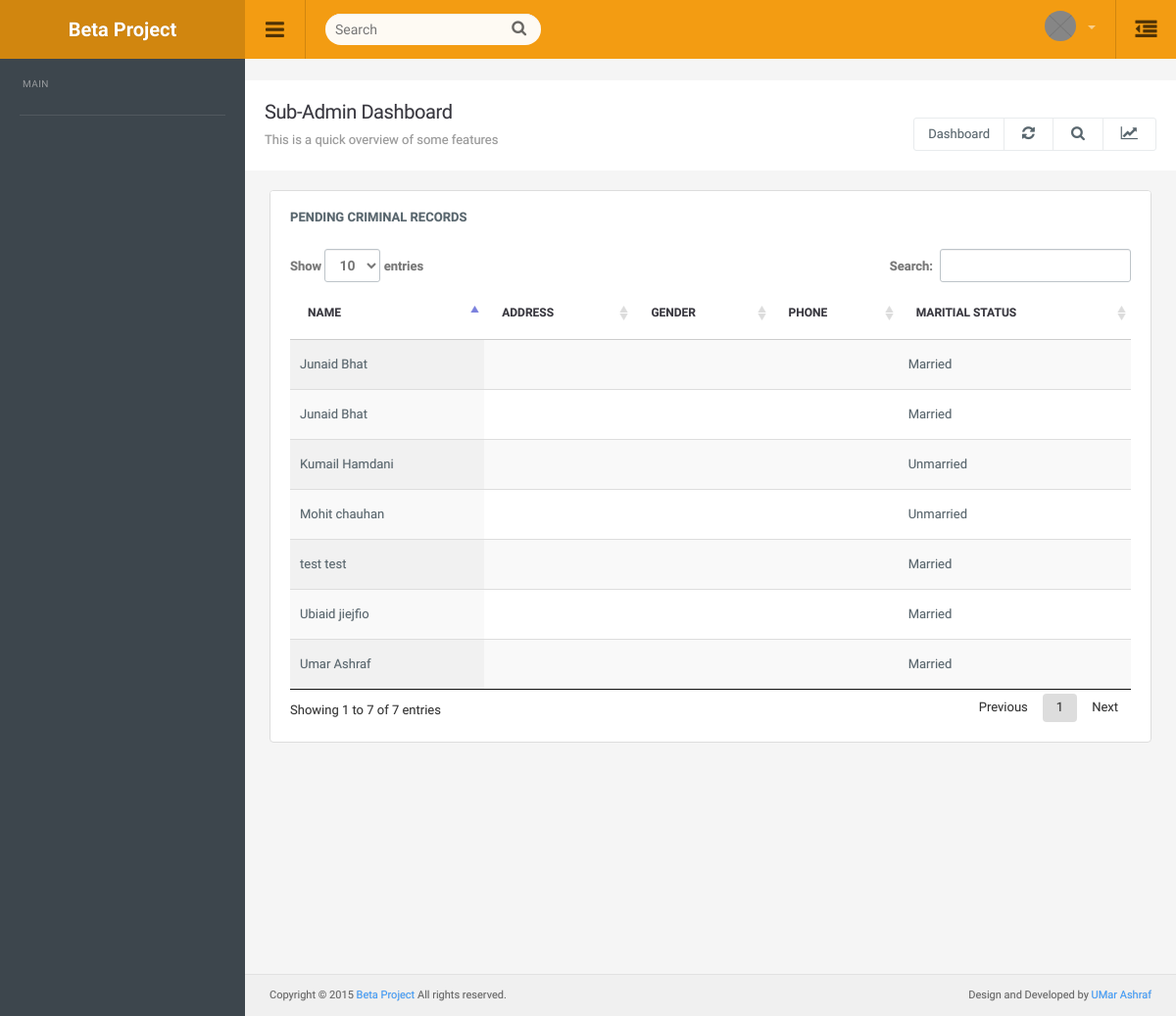
The page /pending_cases on the database as committed earlier.
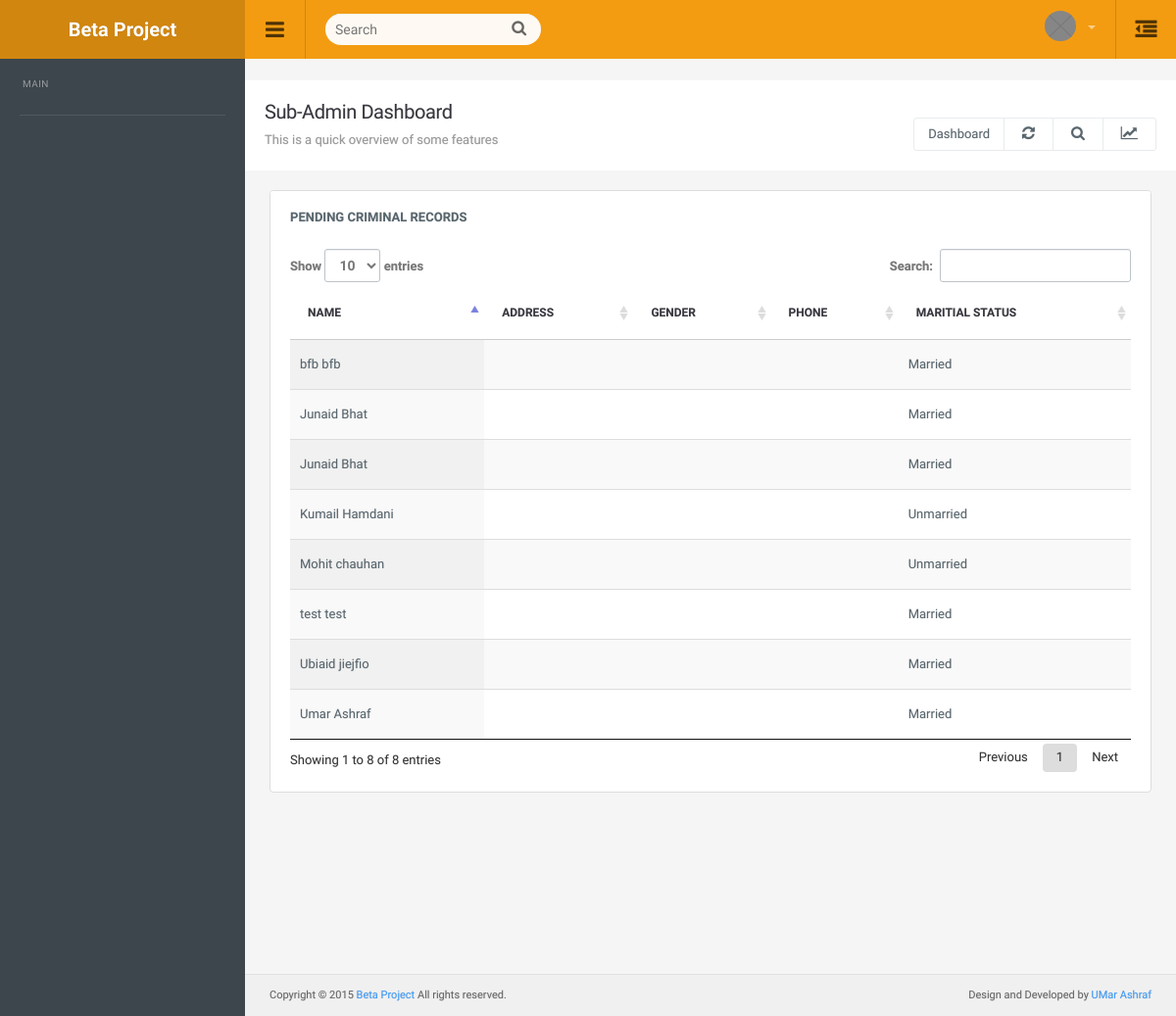
The same page on the database as committed later.
### criminals/models.py (models this page shows, shortened)
class criminal(models.Model):
    category = models.ForeignKey(criminalcategory, on_delete=models.SET_NULL, null=True)
    fname= models.CharField(max_length=50)
    lname= models.CharField(max_length=50)
    code= models.CharField(max_length=100, default = uuid.uuid4().hex[:6].upper())
    dob=models.DateField(null=True, blank=True)
    gender=models.CharField(max_length=50)
    martial_status=models.CharField(max_length=50)
    pending=models.BooleanField(default=1)
    deleted=models.BooleanField(default=0)
    interviewed =models.BooleanField(default=0)
    imprisioned = models.BooleanField(default=1)
    created_on=models.DateField(auto_now_add=True)
    updated_on=models.DateField(auto_now=True)
    tags = TaggableManager()
    def __str__(self):
        return self.fname

### criminals/views.py (the view)
# urls.py: path('pending_cases', views.pendingcases, name='pendingcases'),
def pendingcases(request):
    cri = criminal.objects.filter(pending=1)
    print(cri)
    return render(request,'pendingcases.html',{'criminal':cri})

### criminals/templates/pendingcases.html (shortened to what this page needs)
{% extends 'base.html' %}
{% load static %}
{%block body%}
    <div class="panel panel-default">
      <div class="panel-title">
        Pending Criminal Records
      </div>
      <div class="panel-body table-responsive">
          <table id="example0" class="table display">
              <thead>
                  <tr>
                    <th>Name</th>
                    <th>Address</th>
                    <th>Gender</th>
                    <th>Phone</th>
                    <th>Maritial Status</th>
                  </tr>
              </thead>
              <tbody>
                {% for c in criminal %}
                  <tr>
                    <td>{{c.fname}} {{c.lname}}</td>
                    <td>{{c.residence}}</td>
                    <td>{{c.sex}}</td>
                    <td>{{c.contact_no}}</td>
                    <td>{{c.martial_status}}</td>
                  </tr>
                  {% endfor %}
              </tbody>
          </table>
      </div>
    </div>
{%endblock body%}

### criminals/templates/base.html (shortened to what this page needs)
<!DOCTYPE html>
<html lang="en">
  <head>
    {% load static %}
  <link href="{% static 'css/root.css' %}" rel="stylesheet">
  </head>
  <body>
  <div id="top" class="clearfix">
    <div class="applogo">
      <a href="{% url 'home' %}" class="logo">Beta Project</a>
    </div>
    <a href="#" class="sidebar-open-button"><i class="fa fa-bars"></i></a>
    <form class="searchform">
      <input type="text" class="searchbox" id="searchbox" style="padding-left: 10px !important;" placeholder="Search">
      <span class="searchbutton"><i class="fa fa-search"></i></span>
    </form>
    <a href="#sidepanel" class="sidepanel-open-button"><i class="fa fa-outdent"></i></a>
    <ul class="top-right">
    <li class="dropdown link">
      <a href="#" data-toggle="dropdown" class="dropdown-toggle profilebox"><img src="{% static 'img/profileimg.png' %}" alt="img"><b>{{request.user.get_full_name}}</b><span class="caret"></span></a>
    </li>
    </ul>
  </div>
<div class="sidebar clearfix">
    <ul class="sidebar-panel nav">
      <li class="sidetitle">MAIN</li>
    </ul>
</div>
<div class="content" >
  <div class="page-header">
    {% if request.user.is_superuser %}
    <h1 class="title">Admin Dashboard</h1>
    {% else %}
    <h1 class="title">Sub-Admin Dashboard</h1>
    {% endif %}
      <ol class="breadcrumb">
        <li class="active">This is a quick overview of some features</li>
    </ol>
    <div class="right">
      <div class="btn-group" role="group" aria-label="...">
        <a href="{% url 'home' %}" class="btn btn-light">Dashboard</a>
        <a href="#" class="btn btn-light"><i class="fa fa-refresh"></i></a>
        <a href="#" class="btn btn-light"><i class="fa fa-search"></i></a>
        <a href="#" class="btn btn-light" id="topstats"><i class="fa fa-line-chart"></i></a>
      </div>
    </div>
  </div>
<div class="container-widget" style="min-height: 100vh;">
      {% block body %}
      {% endblock body %}
</div>
<div class="row footer">
  <div class="col-md-6 text-left">
  Copyright © 2015 <a href="" target="_blank">Beta Project</a> All rights reserved.
  </div>
  <div class="col-md-6 text-right">
    Design and Developed by <a href="" target="_blank">UMar Ashraf</a>
  </div>
</div>
</div>
</body>
</html>

### static/css/responsive.css (style rules this page uses)
@media screen and (min-width: 1024px) { .sidebar { display: block !important; } }

### criminals/templates/base.html (style rules this page uses)
#top { background-color: #f39c12 !important; }

Rows that differ between the two databases and show on the page:
added criminal: fname "bfb", lname "bfb", martial_status "Married"
Other text that changed with them:
text written by a page script: "Show entries Search: Showing 1 to 7 of 7 entries Previous 1 Next" → "Show entries Search: Showing 1 to 8 of 8 entries Previous 1 Next"
